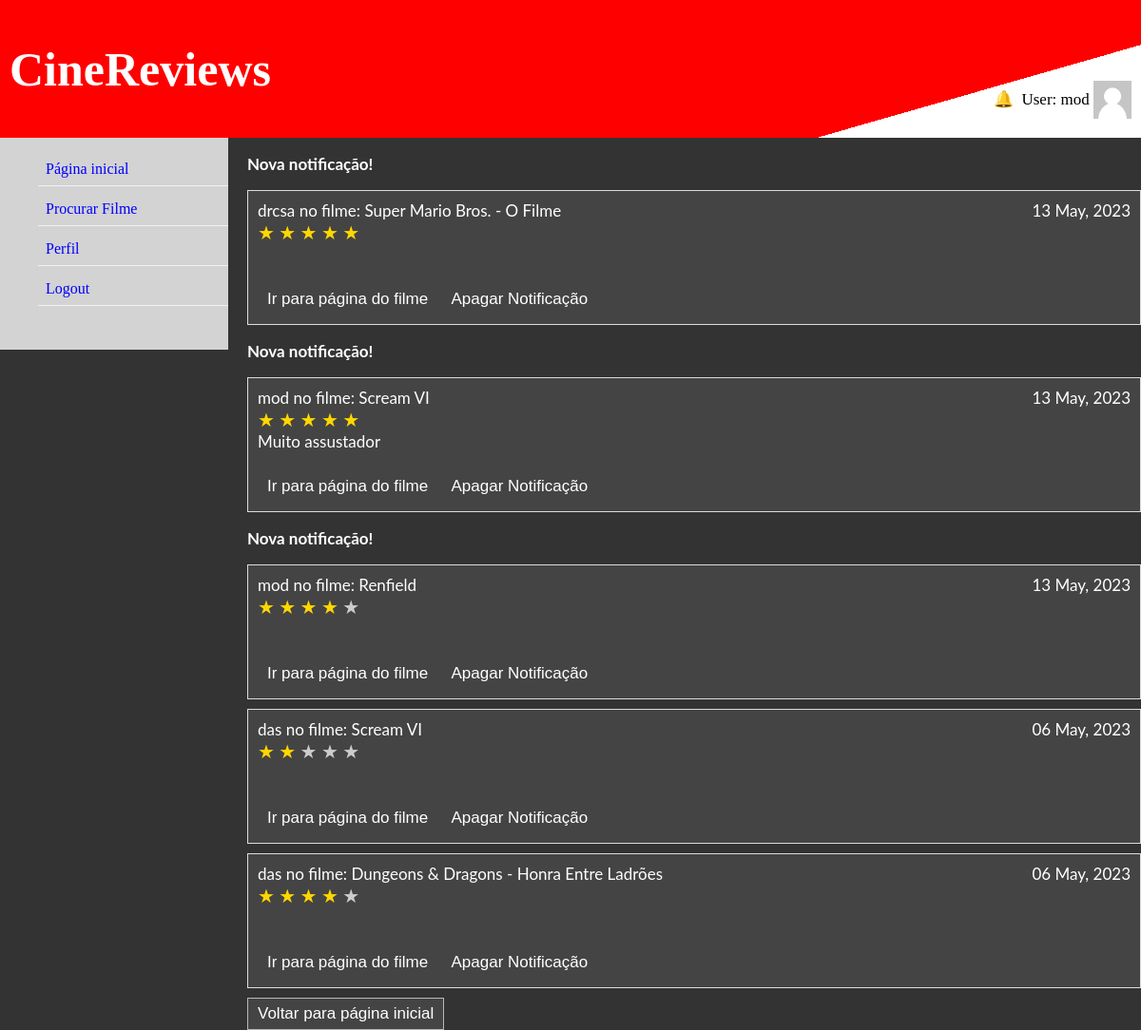
Screenshot of /filmes/4/notificacoes (signed in) with the database file from the repository.
### filmes/models.py (models this page shows)
class Notificacao(models.Model):
    destinatario = models.ForeignKey(User, on_delete=models.CASCADE, related_name='destinatario')
    remetente = models.ForeignKey(User, on_delete=models.CASCADE, related_name='remetente')
    visto = models.BooleanField(default=False)
    comentario = models.ForeignKey(Comentario, on_delete=models.CASCADE)
    class Meta:
        unique_together = ('comentario', 'destinatario', 'remetente')

class Comentario(models.Model):
    filme = models.ForeignKey(Filme, on_delete=models.CASCADE)
    user = models.ForeignKey(User, on_delete=models.CASCADE)
    texto = models.CharField(max_length=200, blank=True)
    avaliacao = models.DecimalField(max_digits=2, decimal_places=1, default=0.0)
    data_criacao = models.DateTimeField('data de publicacao')
    class Meta:
        unique_together = ['filme', 'user']

class Filme(models.Model):
    titulo = models.CharField(max_length=200)
    genero = models.CharField(max_length=100)
    descricao = models.CharField(max_length=300)
    diretor = models.CharField(max_length=100)
    elenco = models.CharField(max_length=200)
    data_lancamento = models.DateTimeField('data de lançamento')
    avaliacao_media = models.DecimalField(max_digits=2, decimal_places=1, default=0.0)
    avaliacao_imdb = models.DecimalField(max_digits=3, decimal_places=1, default=0.0)

### filmes/views.py (the view)
# urls.py: path('<int:user_id>/notificacoes', views.notificacoes,
def notificacoes(request, user_id, notificacao_id=None):
    if request.method == 'POST':
        notificacao = Notificacao.objects.get(pk=notificacao_id)
        notificacao.delete()
    user = User.objects.get(id=user_id)
    notificacoes = Notificacao.objects.filter(destinatario=user).order_by('-id')
    notificacoes_sem_visto = Notificacao.objects.filter(destinatario=user, visto=False)
    for notificacao in notificacoes_sem_visto:
        notificacao.visto = True
        notificacao.save()
    context = {
        'notificacoes': notificacoes,
        'notificacoes_sem_visto': notificacoes_sem_visto,
    }
    if 'notificacoes_count' in request.session:
        del request.session['notificacoes_count']
    return render(request, 'filmes/notificacoes.html', context)

### filmes/templates/filmes/notificacoes.html (shortened to what this page needs)
{% extends "filmes/index.html" %}
{%  block conteudo %}
    {% if notificacoes %}
        {% for notificacao in notificacoes %}
            {% if notificacao in notificacoes_sem_visto %}
                <p><b>Nova notificação!</b></p>
            {% endif %}
            <div id="comentario-{{notificacao.comentario.id}}" class="comentario">
                <div style="display: flex; justify-content: space-between;">
                    <span>{{notificacao.comentario.user.username}} no filme: {{notificacao.comentario.filme.titulo}}</span>
                    <span>{{notificacao.comentario.data_criacao|date:"d F, Y"}}</span>
                </div>
                <div class="stars">
                        <label for="star1" style="font-size: 20px;">&#9733</label>
                        <label for="star2" style="font-size: 20px;">&#9733</label>
                        <label for="star3" style="font-size: 20px;">&#9733</label>
                        <label for="star4" style="font-size: 20px;">&#9733</label>
                        <label for="star5" style="font-size: 20px;">&#9733</label>
                </div>
                <br>
                <span>{{notificacao.comentario.texto}}</span><br><br>
                <button><a href="{% url 'filmes:avaliacao' notificacao.comentario.filme.id %}" style="color:white; ">Ir para página do filme</a></button>
                <form action="{% url 'filmes:notificacoes' user_id=request.user.id notificacao_id=notificacao.id %}"
                              method="post" style="display: inline-block;">
                            <input type="submit" value="Apagar Notificação"/>
                        </form>
            </div>
        {% endfor %}
    {% else %}
        <p>Não tem nenhuma notificação!</p>
    {% endif %}
    <button style="border: 1px solid #b9b9b9; background-color: #444444;"><a href="{% url 'filmes:index' %}" style="color: white;">Voltar para página inicial</a></button>
{% endblock %}

### filmes/templates/filmes/index.html (shortened to what this page needs)
<!DOCTYPE html>
<html lang="en">
<head>
    {% load static %}
    <link rel="stylesheet" type="text/css" href="{% static 'filmes/css/style.css' %}">
    <link rel="stylesheet" href="https://cdnjs.cloudflare.com/ajax/libs/tiny-slider/2.9.4/tiny-slider.css">
</head>
<body style="margin: 0;">
    <header>
         <div style="display: flex; justify-content: space-between;">
             <span><a href="{% url 'filmes:index' %}" style="color: white"><h1 style="font-family: 'Showcard Gothic';">CineReviews</h1></a></span>
             <div class="utilizador_header">
                {% if request.user.is_authenticated %}
                    {% if 'notificacoes_count' in request.session %}
                        <a href="{% url 'filmes:notificacoes' request.user.id %}" class="notification">
                            <span>&#128276</span>
                            <span class="badge">{{request.session.notificacoes_count}}</span></a>
                    {% else %}
                        <a href="{% url 'filmes:notificacoes' request.user.id %}" class="notification">
                            <span>&#128276</span></a>
                    {% endif %}
                    {% if request.session.has_photo %}
                        <span>User: {{ request.session.username }}</span> <img src="{% static 'sessao/'|add:user.username|add:'.jpg' %}">
                    {% else %}
                        <span>User: {{ request.session.username }}</span> <img src="{% static 'sessao/default.jpg' %}">
                    {% endif %}
                {% else %}
                    <p>Bem vindo!</p>
                {% endif %}
             </div>
        </div>
    </header>
    <nav>
        {% block links %}
        <ul style="list-style-type:none;">
            <li><a href="{% url 'filmes:index' %}">Página inicial</a></li>
            <li><a href="{% url 'filmes:lista' %}">Procurar Filme</a></li>
            {% if request.user.is_authenticated %}
                <li><a href="{% url 'sessao:informacao' %}">Perfil</a></li>
                <li><a href="{% url 'sessao:logoutview' %}">Logout</a></li>
            {% else %}
                <li><a href="{% url 'sessao:loginview' %}">Login</a></li>
                <li><a href="{% url 'sessao:registar' %}">Registar</a></li>
            {% endif %}
        </ul>
        {% endblock %}
    </nav>
    <main>
        <article>
            <section class="conteudo">
                {% block conteudo %}{% endblock %}
            </section>
        </article>
    </main>
</body>
</html>

### filmes/static/filmes/css/style.css (style rules this page uses)
header { background-image: linear-gradient(164deg, red 80%, white 20%); padding: 10px; border: 10px; text-align: center; font-size: 25px; color: black; }
.utilizador_header { text-align: left; margin-top: 60px; font-size: 17px; }
.utilizador_header img { width: 40px; height: 40px; position: relative; top: 15px; }
body { background-color: #333333; color: white; }
nav { background-color: lightgray; float: left; width: 20%; padding-bottom: 30px; }
nav li { padding: 8px; margin-top: 7px; border-bottom: 1px solid #f1f1f1; }
main { background-color: #333333; float:left; width: 80%; overflow: hidden; }
a { color: orange; text-decoration: none; }
ul li a { color: blue; }
.conteudo { margin-top: 16px; margin-left: 20px; font-size: 17px; font-family: Lato,Lato-fallback,Arial,sans-serif; }
.comentario { background-color: #444444; border: 1px solid #ddd; padding: 10px; margin-bottom: 10px; }
label { display: inline-block; }
.stars { display: inline-block; }
.stars label { font-size: 50px; color: #ccc; cursor: pointer; }
.notification { padding: 4px 4px; position: relative; display: inline-block; border-radius: 50%; }
input[type=submit], button { padding: 6px 10px; position: relative; display: inline-block; background-color: transparent; color: white; cursor: pointer; border: none; font-size: 17px; }

### rows the page displays
Notificacao: shows "Nova notificação!", comentario.user.username "drcsa", comentario.filme.titulo "Super Mario Bros. - O Filme", comentario.data_criacao "13 May, 2023"
Notificacao: shows "Nova notificação!", comentario.user.username "mod", comentario.filme.titulo "Scream VI", comentario.data_criacao "13 May, 2023", comentario.texto "Muito assustador"
Notificacao: shows "Nova notificação!", comentario.user.username "mod", comentario.filme.titulo "Renfield", comentario.data_criacao "13 May, 2023"
Notificacao: comentario.user.username "das", comentario.filme.titulo "Scream VI", comentario.data_criacao "06 May, 2023"
Notificacao: comentario.user.username "das", comentario.filme.titulo "Dungeons & Dragons - Honra Entre Ladrões", comentario.data_criacao "06 May, 2023"

### other values shown
{{ request.session.username }} "mod"
